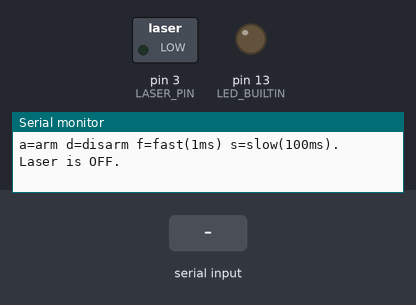
This sketch was run on a simulated Arduino Uno, built with avr-gcc and run on an emulated ATmega328P. On the bench: switched loads named in the sketch (green lamp = pin HIGH), output pins drawn as LEDs (lit = HIGH), the last lines printed to the serial monitor. Dashed ring = blinking. The inputs (shaded band) are chosen by the test bench.

Above: at 1.2 s.
1.3 s: "a" received over Serial
At 1.55 s:
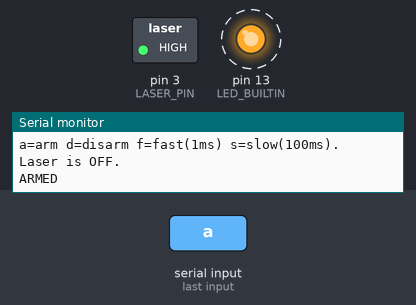
4.3 s: "f" received over Serial
At 5.5 s:
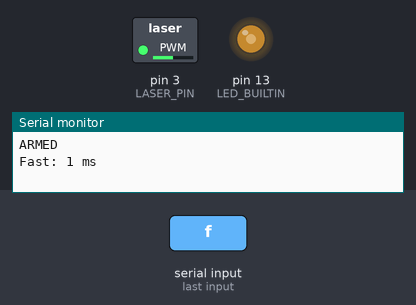
5.8 s: "s" received over Serial
At 6.05 s:
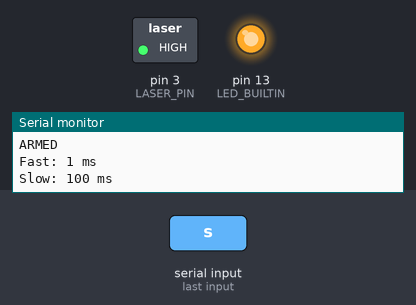
Timing chart, 0 to 14.8 s (numbered marks = the images above; inputs shaded):
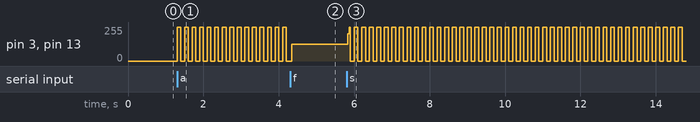

Measured:
- after the input at 1.3 s, pin 3 (LASER_PIN), pin 13 (LED_BUILTIN): alternates 255/255 for 0.10 s and 0/255 for 0.10 s, starting at once
- after the input at 5.8 s, pin 3 (LASER_PIN), pin 13 (LED_BUILTIN): 127/255 → 203/255 at once, then moves between 0/255 and 255/255, repeating every 0.80 s

The sketch:

laser_only_code.ino
```cpp
/*
  850 nm IR laser switching test
  Serial commands (115200 baud, any line ending):
    a  arm (start toggling)     d  disarm (laser off)
    f  fast: 1 ms on / 1 ms off (500 Hz, same as the link's burst)
    s  slow: 100 ms on / 100 ms off (easy to see on an LED)
*/

const uint8_t LASER_PIN = 3;           // same as the link sketch
const uint32_t FAST_US = 1000;
const uint32_t SLOW_US = 100000;

uint32_t halfUs = SLOW_US;
bool armed = false;
bool level = false;
uint32_t nextT = 0;

void setOutputs(bool on) {
  level = on;
  digitalWrite(LASER_PIN, on ? HIGH : LOW);
  digitalWrite(LED_BUILTIN, on ? HIGH : LOW);
}

void setup() {
  pinMode(LASER_PIN, OUTPUT);
  pinMode(LED_BUILTIN, OUTPUT);
  setOutputs(false);                   // laser OFF at power-up
  Serial.begin(115200);
  Serial.println(F("a=arm d=disarm f=fast(1ms) s=slow(100ms). Laser is OFF."));
}

void loop() {
  while (Serial.available()) {
    char c = Serial.read();
    if (c == 'a') { armed = true; nextT = micros(); Serial.println(F("ARMED")); }
    else if (c == 'd') { armed = false; setOutputs(false); Serial.println(F("Disarmed")); }
    else if (c == 'f') { halfUs = FAST_US; nextT = micros(); Serial.println(F("Fast: 1 ms")); }
    else if (c == 's') { halfUs = SLOW_US; nextT = micros(); Serial.println(F("Slow: 100 ms")); }
  }

  if (!armed) return;

  if ((int32_t)(micros() - nextT) >= 0) {   // no prints in here, to keep timing clean
    setOutputs(!level);
    nextT += halfUs;
  }
}
```
